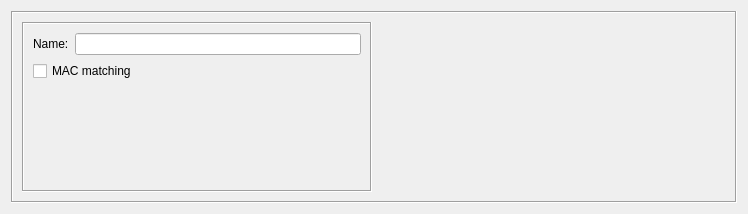
<?xml version="1.0" encoding="UTF-8"?>
<ui version="4.0">
 <class>HostDialog_q</class>
 <widget class="QWidget" name="HostDialog_q">
  <property name="enabled">
   <bool>true</bool>
  </property>
  <property name="geometry">
   <rect>
    <x>0</x>
    <y>0</y>
    <width>748</width>
    <height>214</height>
   </rect>
  </property>
  <property name="windowTitle">
   <string>Host</string>
  </property>
  <layout class="QGridLayout" name="gridLayout">
   <item row="0" column="0">
    <widget class="QFrame" name="frame7">
     <property name="frameShape">
      <enum>QFrame::Box</enum>
     </property>
     <property name="frameShadow">
      <enum>QFrame::Sunken</enum>
     </property>
     <layout class="QHBoxLayout" name="horizontalLayout">
      <item>
       <widget class="QFrame" name="frame27">
        <property name="sizePolicy">
         <sizepolicy hsizetype="Fixed" vsizetype="Preferred">
          <horstretch>0</horstretch>
          <verstretch>0</verstretch>
         </sizepolicy>
        </property>
        <property name="minimumSize">
         <size>
          <width>350</width>
          <height>0</height>
         </size>
        </property>
        <property name="maximumSize">
         <size>
          <width>350</width>
          <height>16777215</height>
         </size>
        </property>
        <property name="frameShape">
         <enum>QFrame::Box</enum>
        </property>
        <property name="frameShadow">
         <enum>QFrame::Sunken</enum>
        </property>
        <layout class="QFormLayout" name="formLayout">
         <item row="0" column="0">
          <widget class="QLabel" name="textLabel1">
           <property name="text">
            <string>Name:</string>
           </property>
           <property name="wordWrap">
            <bool>false</bool>
           </property>
          </widget>
         </item>
         <item row="0" column="1">
          <widget class="QLineEdit" name="obj_name">
           <property name="sizePolicy">
            <sizepolicy hsizetype="Preferred" vsizetype="Fixed">
             <horstretch>200</horstretch>
             <verstretch>0</verstretch>
            </sizepolicy>
           </property>
           <property name="minimumSize">
            <size>
             <width>0</width>
             <height>0</height>
            </size>
           </property>
          </widget>
         </item>
         <item row="1" column="0" colspan="2">
          <widget class="QCheckBox" name="MACmatching">
           <property name="text">
            <string>MAC matching</string>
           </property>
          </widget>
         </item>
        </layout>
       </widget>
      </item>
      <item>
       <widget class="CommentKeywords" name="commentKeywords" native="true">
        <property name="sizePolicy">
         <sizepolicy hsizetype="Expanding" vsizetype="Expanding">
          <horstretch>0</horstretch>
          <verstretch>0</verstretch>
         </sizepolicy>
        </property>
       </widget>
      </item>
     </layout>
    </widget>
   </item>
  </layout>
 </widget>
 <customwidgets>
  <customwidget>
   <class>CommentKeywords</class>
   <extends>QWidget</extends>
   <header>CommentKeywords.h</header>
   <container>1</container>
  </customwidget>
 </customwidgets>
 <tabstops>
  <tabstop>obj_name</tabstop>
  <tabstop>MACmatching</tabstop>
 </tabstops>
 <resources>
  <include location="MainRes.qrc"/>
 </resources>
 <connections/>
</ui>
